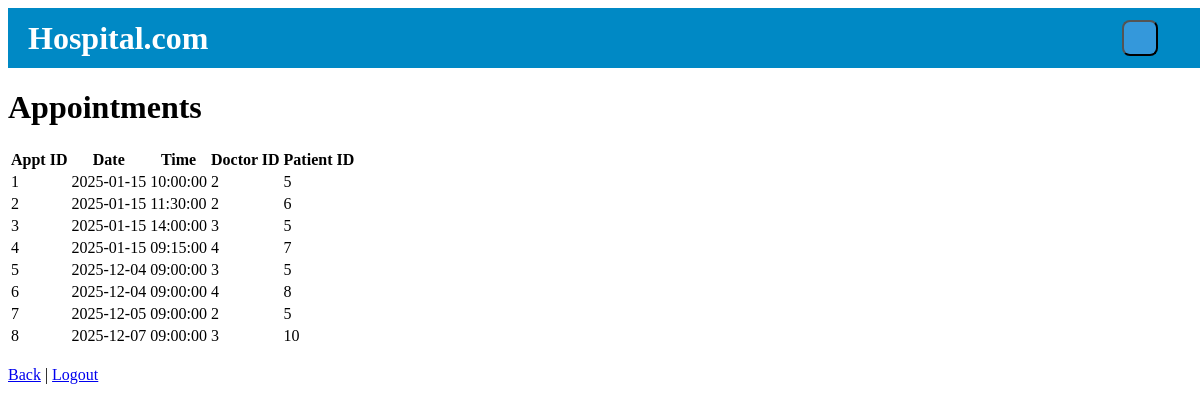
The app's page /AppointmentView/1 (signed in) with its own data.
### models.py (models this page shows)
class Appointment(Base):
    __tablename__ = 'appointment'
    Appt_ID = Column(Integer, primary_key=True)
    Doctor_ID = Column(Integer, ForeignKey('doctor.Doctor_ID'))
    Patient_ID = Column(Integer, ForeignKey('patient.Patient_ID'))
    Date = Column(Date)
    Time = Column(Time)
    doctor = relationship("Doctor", back_populates="appointments")
    patient = relationship("Patient", back_populates="appointments")

### app.py (the view)
@app.route("/AppointmentView/<int:user_id>")
def AppointmentView(user_id):
    if "user_id" not in session or session["user_id"] != user_id:
        return redirect("/")
    user_id = session["user_id"]
    user_type = session.get("user_type", "").lower()
    user = db_session.query(User).filter(User.User_ID == user_id).first()
    appointments = []
    if user_type == "patient":
        appointments = db_session.query(Appointment).filter(Appointment.Patient_ID == user_id).all()
    elif user_type == "doctor":
        appointments = db_session.query(Appointment).filter(Appointment.Doctor_ID == user_id).all()
    elif user_type == "admin":
        appointments = db_session.query(Appointment).all()
    return render_template("AppointmentView.html", user=user, user_type=user_type, appointments=appointments)

### templates/AppointmentView.html (shortened to what this page needs)
<!DOCTYPE html>
<html>
  <head>
    <link rel="stylesheet" href="{{ url_for('static', filename='style2.css') }}">
  </head>
  <body>
    <app-topbar></app-topbar>
    <h1>Appointments</h1>
    {% if appointments and appointments|length > 0 %}
      <table>
        <thead>
          <tr>
            <th>Appt ID</th>
            <th>Date</th>
            <th>Time</th>
            <th>Doctor ID</th>
            <th>Patient ID</th>
          </tr>
        </thead>
        <tbody>
          {% for a in appointments %}
          <tr>
            <td>{{ a.Appt_ID }}</td>
            <td>{{ a.Date }}</td>
            <td>{{ a.Time }}</td>
            <td>{{ a.Doctor_ID }}</td>
            <td>{{ a.Patient_ID }}</td>
          </tr>
          {% endfor %}
        </tbody>
      </table>
    {% else %}
      <p>No appointments found.</p>
    {% endif %}
    <br />
    <a href="{{ url_for('home') }}">Back</a> |
    <a href="/logout">Logout</a>
  </body>
</html>

### records on screen
Appointment: Appt_ID "1", Date "2025-01-15", Time "10:00:00", Doctor_ID "2", Patient_ID "5"
Appointment: Appt_ID "2", Date "2025-01-15", Time "11:30:00", Doctor_ID "2", Patient_ID "6"
Appointment: Appt_ID "3", Date "2025-01-15", Time "14:00:00", Doctor_ID "3", Patient_ID "5"
Appointment: Appt_ID "4", Date "2025-01-15", Time "09:15:00", Doctor_ID "4", Patient_ID "7"
Appointment: Appt_ID "5", Date "2025-12-04", Time "09:00:00", Doctor_ID "3", Patient_ID "5"
Appointment: Appt_ID "6", Date "2025-12-04", Time "09:00:00", Doctor_ID "4", Patient_ID "8"
Appointment: Appt_ID "7", Date "2025-12-05", Time "09:00:00", Doctor_ID "2", Patient_ID "5"
Appointment: Appt_ID "8", Date "2025-12-07", Time "09:00:00", Doctor_ID "3", Patient_ID "10"
